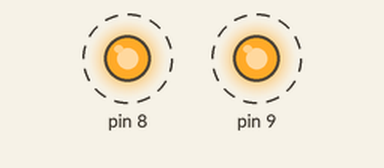
Recording of a sketch running on a simulated Arduino Uno, built with avr-gcc and run on an emulated ATmega328P. On the bench: output pins drawn as LEDs (lit = HIGH). Dashed ring = blinking.

Above: at 0.2 s.
Timing chart, 0 to 3.0 s (numbered marks = the images above):
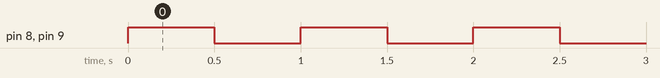

Measured:
- by itself, pin 8, pin 9: alternates HIGH for 0.50 s and LOW for 0.50 s

The sketch:

Review.ino
```cpp
// void setup() {
//   // put your setup code here, to run once:
//   pinMode(8, OUTPUT);
//   pinMode(9, OUTPUT);

// }

// void loop() {
//   // put your main code here, to run repeatedly:
//   digitalWrite(8, !digitalRead(8));
//   digitalWrite(9, !digitalRead(9));
//   delay(500);
// }
//1052 bytes

//delay() -> timer 0;


#include <avr/io.h>
#include <util/delay.h>   //_delay_ms(500) -> for(i=0; i< 500; i++)
#define F_CPU 16000000UL  //DEFUT 1Mhz

#define set_bit(reg, bit_num) (reg |= (1 << bit_num))
#define clear_bit(reg, bit_num) (reg &= ~(1 << bit_num))

int main(void) {
  //Config
  // DDRB |= ((1<<DDB1)|(1<<DDB0)); // set d8, d9 output
  set_bit(DDRB, DDB1);
  set_bit(DDRB, DDB0);

  // PORTB &= ~((1<<PORTB0)|(1<<PORTB1));
  clear_bit(PORTB, PORTB0);
  clear_bit(PORTB, PORTB1);


  while (1) {
    // PORTB |= ((1<<PORTB0)|(1<<PORTB1));
    set_bit(PORTB, PORTB0);
    set_bit(PORTB, PORTB1);
    _delay_ms(500);
    // PORTB &= ~((1<<PORTB0)|(1<<PORTB1));
    clear_bit(PORTB, PORTB0);
    clear_bit(PORTB, PORTB1);
    _delay_ms(500);
  }


  return 0;
}
//180BYTES
```
